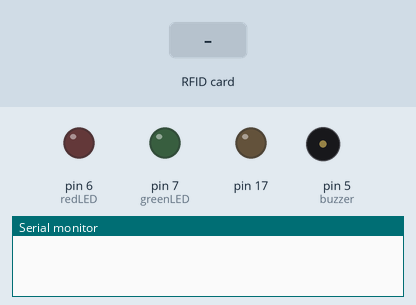
Recording of a sketch running on a simulated Arduino Leonardo, built with avr-gcc and run on an emulated ATmega32U4. Shown: output pins drawn as LEDs (lit = HIGH), buzzer (waves = sounding), the last lines printed to the serial monitor. The inputs (shaded band) are chosen by the test bench. The local clock reads 2024-03-15 10:24:30 at power-on unless the sketch sets it; storage starts empty.

Above: at 0.01 s.
At 1.2 s:
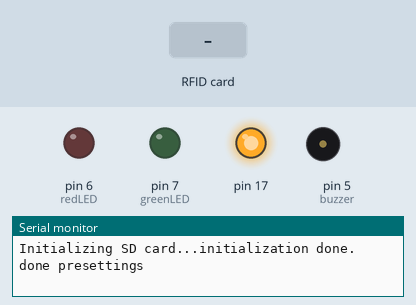
1.3 s: RFID card 5E 7A 19 C4 held to the reader
At 3.0 s:
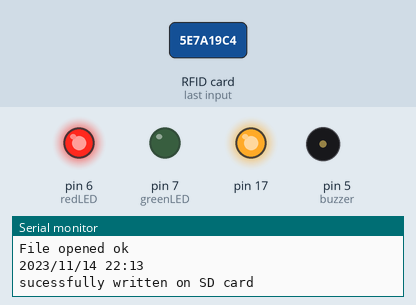
Timing chart, 0 to 5.0 s (numbered marks = the images above; inputs shaded):
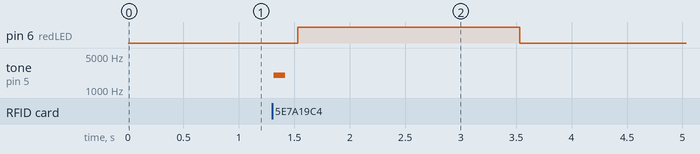

The sketch:

rf.ino
```cpp
/*
 * Rui Santos
 * Complete Project Details https://randomnerdtutorials.com
 */

#include <MFRC522.h> // for the RFID
#include <SPI.h> // for the RFID and SD card module
#include <SD.h> // for the SD card
#include <RTClib.h> // for the RTC

// define pins for RFID
#define CS_RFID 10
#define RST_RFID 9
// define select pin for SD card module
#define CS_SD 4

// Create a file to store the data
File myFile;

// Instance of the class for RFID
MFRC522 rfid(CS_RFID, RST_RFID);

// Variable to hold the tag's UID
String uidString;

// Instance of the class for RTC
RTC_DS3231 rtc;

// Define check in time
const int checkInHour = 9;
const int checkInMinute = 5;

//Variable to hold user check in
int userCheckInHour;
int userCheckInMinute;

// Pins for LEDs and buzzer
const int redLED = 6;
const int greenLED = 7;
const int buzzer = 5;

void setup() {

  // Set LEDs and buzzer as outputs
  pinMode(redLED, OUTPUT);
  pinMode(greenLED, OUTPUT);
  pinMode(buzzer, OUTPUT);

  // Init Serial port
  Serial.begin(9600);
  while(!Serial); // for Leonardo/Micro/Zero

  // Init SPI bus
  SPI.begin();
  // Init MFRC522
  rfid.PCD_Init();

  // Setup for the SD card
  Serial.print("Initializing SD card...");
  if(!SD.begin(CS_SD)) {
    Serial.println("initialization failed!");
    return;
  }
  Serial.println("initialization done.");

  // Setup for the RTC
  if(!rtc.begin()) {
    Serial.println("Couldn't find RTC");
    while(1);
  }
  else {
    // following line sets the RTC to the date & time this sketch was compiled
    rtc.adjust(DateTime(F(__DATE__), F(__TIME__)));
  }
  /*
  if(!rtc.isrunning()) {
    Serial.println("RTC is NOT running!");
  }
  */
  Serial.println("done presettings");
}

void loop() {
  //look for new cards
  if(rfid.PICC_IsNewCardPresent()) {
    Serial.println("on");
    readRFID();
    logCard();
    verifyCheckIn();
  }
  delay(10);
}

void readRFID() {
  rfid.PICC_ReadCardSerial();
  Serial.print("Tag UID: ");
  uidString = String(rfid.uid.uidByte[0]) + " " + String(rfid.uid.uidByte[1]) + " " +
    String(rfid.uid.uidByte[2]) + " " + String(rfid.uid.uidByte[3]);
  Serial.println(uidString);

  // Sound the buzzer when a card is read
  tone(buzzer, 2000);
  delay(100);
  noTone(buzzer);

  delay(100);
}

void logCard() {
  // Enables SD card chip select pin
  digitalWrite(CS_SD,LOW);

  // Open file
  myFile=SD.open("DATA.txt", FILE_WRITE);

  // If the file opened ok, write to it
  if (myFile) {
    Serial.println("File opened ok");
    myFile.print(uidString);
    myFile.print(", ");

    // Save time on SD card
    DateTime now = rtc.now();
    myFile.print(now.year(), DEC);
    myFile.print('/');
    myFile.print(now.month(), DEC);
    myFile.print('/');
    myFile.print(now.day(), DEC);
    myFile.print(',');
    myFile.print(now.hour(), DEC);
    myFile.print(':');
    myFile.println(now.minute(), DEC);

    // Print time on Serial monitor
    Serial.print(now.year(), DEC);
    Serial.print('/');
    Serial.print(now.month(), DEC);
    Serial.print('/');
    Serial.print(now.day(), DEC);
    Serial.print(' ');
    Serial.print(now.hour(), DEC);
    Serial.print(':');
    Serial.println(now.minute(), DEC);
    Serial.println("sucessfully written on SD card");
    myFile.close();

    // Save check in time;
    userCheckInHour = now.hour();
    userCheckInMinute = now.minute();
  }
  else {
    Serial.println("error opening data.txt");
  }
  // Disables SD card chip select pin
  digitalWrite(CS_SD,HIGH);
}

void verifyCheckIn(){
  if((userCheckInHour < checkInHour)||((userCheckInHour==checkInHour) && (userCheckInMinute <= checkInMinute))){
    digitalWrite(greenLED, HIGH);
    delay(2000);
    digitalWrite(greenLED,LOW);
    Serial.println("You're welcome!");
  }
  else{
    digitalWrite(redLED, HIGH);
    delay(2000);
    digitalWrite(redLED,LOW);
    Serial.println("You are late...");
  }
}
```

Measured:
- after the input at 1.3 s, pin 6 (redLED): LOW → HIGH after 0.23 s, → LOW 2.0 s later; tone on pin 5 (buzzer): silent → 2000 Hz at once, → silent 0.10 s later
